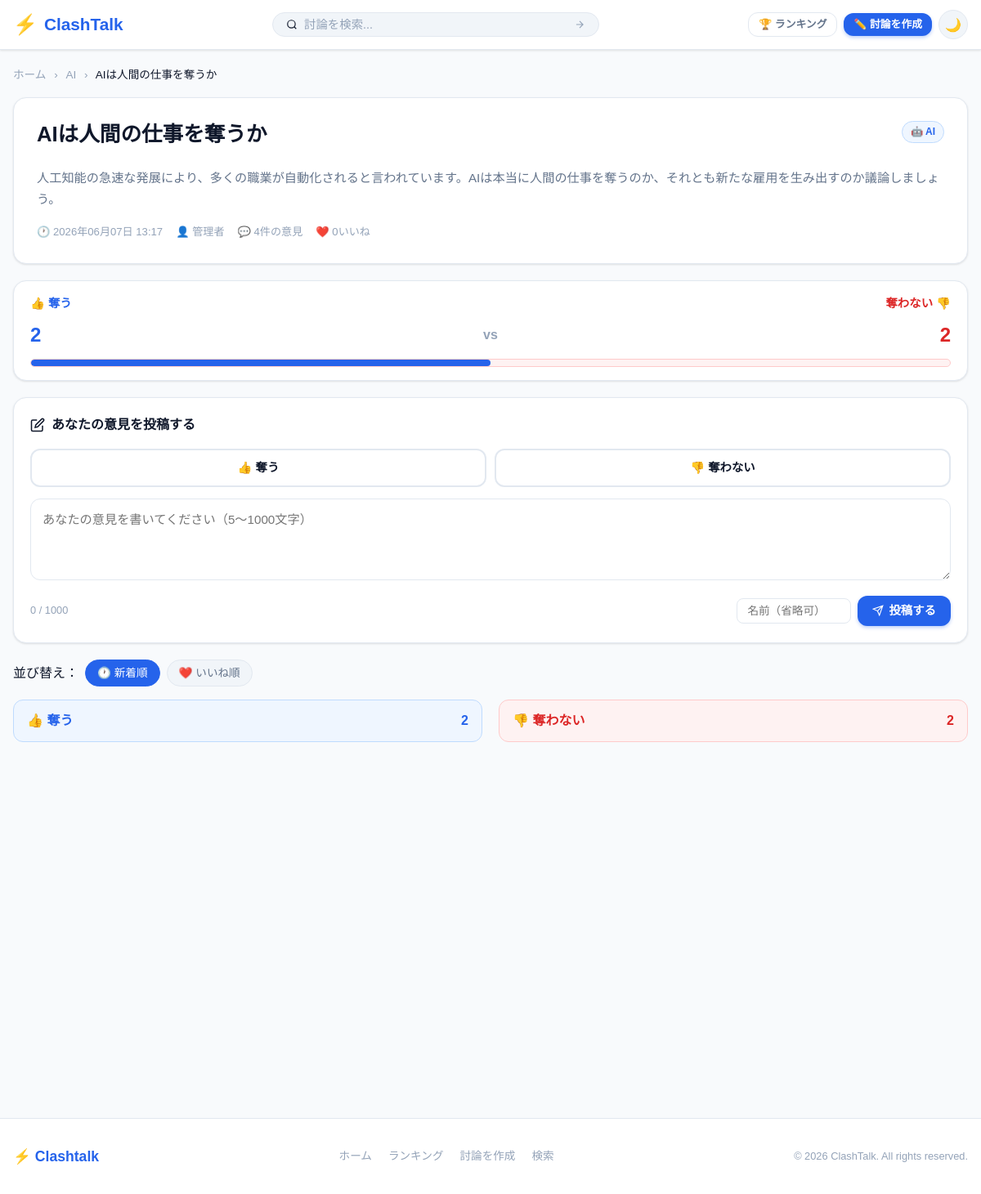
Page /2/ on the committed database.
### debates/models.py (models this page shows, shortened)
class Debate(models.Model):
    title = models.CharField('タイトル', max_length=200)
    description = models.TextField('説明')
    category = models.ForeignKey(
        Category,
        on_delete=models.SET_NULL,
        null=True,
        blank=True,
        related_name='debates',
        verbose_name='カテゴリー'
    )
    pro_label = models.CharField('賛成側名称', max_length=50, default='賛成')
    con_label = models.CharField('反対側名称', max_length=50, default='反対')
    author = models.ForeignKey(
        User,
        on_delete=models.SET_NULL,
        null=True,
        blank=True,
        related_name='debates',
        verbose_name='作成者'
    )
    session_key = models.CharField('セッションキー', max_length=40, blank=True)
    author_name = models.CharField('投稿者名', max_length=50, default='匿名')
    created_at = models.DateTimeField('作成日時', auto_now_add=True)
    updated_at = models.DateTimeField('更新日時', auto_now=True)
    is_active = models.BooleanField('公開中', default=True)
    class Meta:
        verbose_name = '討論'
        verbose_name_plural = '討論'
        ordering = ['-created_at']
        indexes = [
            models.Index(fields=['-created_at']),
            models.Index(fields=['category']),
            models.Index(fields=['is_active']),
        ]
    @property
    def total_posts(self):
        return self.posts.filter(is_active=True).count()
    @property
    def total_likes(self):
        return Like.objects.filter(post__debate=self).count()

class Category(models.Model):
    name = models.CharField('カテゴリー名', max_length=50, unique=True)
    slug = models.SlugField('スラッグ', max_length=50, unique=True)
    icon = models.CharField('アイコン（絵文字）', max_length=10, default='💬')
    description = models.TextField('説明', blank=True)
    order = models.PositiveIntegerField('表示順', default=0)
    created_at = models.DateTimeField('作成日時', auto_now_add=True)
    class Meta:
        verbose_name = 'カテゴリー'
        verbose_name_plural = 'カテゴリー'
        ordering = ['order', 'name']

### debates/views.py (the view)
# urls.py: path('<int:pk>/', views.debate_detail, name='detail'),
def debate_detail(request, pk):
    debate = get_object_or_404(Debate, pk=pk, is_active=True)
    session_key = get_or_create_session_key(request)
    post_form = PostCreateForm()
    sort = request.GET.get('sort', 'new')
    pro_posts = debate.posts.filter(side='pro', is_active=True).prefetch_related('likes', 'comments')
    con_posts = debate.posts.filter(side='con', is_active=True).prefetch_related('likes', 'comments')
    if sort == 'likes':
        pro_posts = pro_posts.annotate(like_count=Count('likes')).order_by('-like_count', '-created_at')
        con_posts = con_posts.annotate(like_count=Count('likes')).order_by('-like_count', '-created_at')
    else:
        pro_posts = pro_posts.order_by('-created_at')
        con_posts = con_posts.order_by('-created_at')
    liked_post_ids = set(
        Like.objects.filter(session_key=session_key).values_list('post_id', flat=True)
    )
    pro_posts_with_comments = []
    for post in pro_posts:
        root_comments = post.comments.filter(parent=None, is_active=True).prefetch_related('replies')
        pro_posts_with_comments.append({
            'post': post,
            'root_comments': root_comments,
            'comment_form': CommentCreateForm(),
            'liked': post.pk in liked_post_ids,
        })
    con_posts_with_comments = []
    for post in con_posts:
        root_comments = post.comments.filter(parent=None, is_active=True).prefetch_related('replies')
        con_posts_with_comments.append({
            'post': post,
            'root_comments': root_comments,
            'comment_form': CommentCreateForm(),
            'liked': post.pk in liked_post_ids,
        })
    related_debates = []
    if debate.category:
        related_debates = Debate.objects.filter(
            category=debate.category,
            is_active=True
        ).exclude(pk=pk).order_by('-created_at')[:5]
    context = {
        'debate': debate,
        'post_form': post_form,
        'pro_posts_with_comments': pro_posts_with_comments,
        'con_posts_with_comments': con_posts_with_comments,
        'related_debates': related_debates,
        'sort': sort,
        'pro_count': pro_posts.count(),
        'con_count': con_posts.count(),
        'liked_post_ids': list(liked_post_ids),
    }
    return render(request, 'debates/detail.html', context)

### debates/forms.py (shortened to what this page needs)
class PostCreateForm(forms.ModelForm):
    SIDE_CHOICES = [
        ('pro', '👍 賛成'),
        ('con', '👎 反対'),
    ]
    side = forms.ChoiceField(
        choices=SIDE_CHOICES,
        widget=forms.RadioSelect(attrs={'class': 'side-radio'}),
        label='立場を選択',
    )
    class Meta:
        model = Post
        fields = ['content', 'side']
        widgets = {
            'content': forms.Textarea(attrs={
                'class': 'form-control',
                'placeholder': 'あなたの意見を書いてください',
                'rows': 3,
                'maxlength': 1000,
            }),
        }
        labels = {
            'content': '意見',
        }

class CommentCreateForm(forms.ModelForm):
    class Meta:
        model = Comment
        fields = ['content']
        widgets = {
            'content': forms.Textarea(attrs={
                'class': 'form-control comment-input',
                'placeholder': 'コメントを入力してください',
                'rows': 2,
                'maxlength': 500,
            }),
        }
        labels = {
            'content': 'コメント',
        }

### debates/context_processors.py (called while the page is built)
def global_context(request):
    categories = Category.objects.all().order_by('order', 'name')
    return {
        'global_categories': categories,
    }

### debates/models.py (called while the page is built)
    @property
    def likes_count(self):
        return self.likes.count()

    @property
    def all_comments_count(self):
        return self.comments.filter(is_active=True).count()

### debates/views.py (called while the page is built)
def get_or_create_session_key(request):
    if not request.session.session_key:
        request.session.create()
    return request.session.session_key

### templates/debates/detail.html (shortened to what this page needs)
{% extends 'base.html' %}
{% load static %}
{% block content %}
<div style="padding: 20px 0;">
  <nav style="margin-bottom: 16px; font-size: 0.85rem; color: var(--text-muted);">
    <a href="{% url 'debates:home' %}" style="color: var(--text-muted);">ホーム</a>
    <span style="margin: 0 6px;">›</span>
    {% if debate.category %}
    <a href="{% url 'debates:category' debate.category.slug %}" style="color: var(--text-muted);">{{ debate.category.name }}</a>
    <span style="margin: 0 6px;">›</span>
    {% endif %}
    <span style="color: var(--text);">{{ debate.title|truncatechars:40 }}</span>
  </nav>
  <div class="debate-header">
    <div style="display: flex; align-items: flex-start; justify-content: space-between; gap: 12px; margin-bottom: 12px;">
      <h1 class="debate-title">{{ debate.title }}</h1>
      {% if debate.category %}
      <a href="{% url 'debates:category' debate.category.slug %}" class="badge badge-category" style="flex-shrink: 0; text-decoration: none;">
        {{ debate.category.icon }} {{ debate.category.name }}
      </a>
      {% endif %}
    </div>
    <p class="debate-description">{{ debate.description }}</p>
    <div class="debate-meta-row">
      <span style="font-size: 0.82rem; color: var(--text-muted);">
        🕐 {{ debate.created_at|date:"Y年m月d日 H:i" }}
      </span>
      <span style="font-size: 0.82rem; color: var(--text-muted);">
        👤 {{ debate.author_name }}
      </span>
      <span style="font-size: 0.82rem; color: var(--text-muted);">
        💬 {{ debate.total_posts }}件の意見
      </span>
      <span style="font-size: 0.82rem; color: var(--text-muted);">
        ❤️ {{ debate.total_likes }}いいね
      </span>
    </div>
  </div>
  <div class="score-bar-container">
    <div class="score-labels">
      <span class="score-label pro">👍 {{ debate.pro_label }}</span>
      <span class="score-label con">{{ debate.con_label }} 👎</span>
    </div>
    <div class="score-counts">
      <span class="pro-count">{{ pro_count }}</span>
      <span style="font-size: 1rem; color: var(--text-muted); align-self: center;">vs</span>
      <span class="con-count">{{ con_count }}</span>
    </div>
    <div class="score-bar">
      {% if pro_count or con_count %}
      {% with total=pro_count|add:con_count %}
      <div class="score-bar-fill"
           style="width: {% if total > 0 %}{% widthratio pro_count total 100 %}{% else %}50{% endif %}%;">
      </div>
      {% endwith %}
      {% else %}
      <div class="score-bar-fill" style="width: 50%;"></div>
      {% endif %}
    </div>
  </div>
  <div class="post-form-card">
    <h3 class="post-form-title">
      <svg width="18" height="18" viewBox="0 0 24 24" fill="none" stroke="currentColor" stroke-width="2">
        <path d="M11 4H4a2 2 0 0 0-2 2v14a2 2 0 0 0 2 2h14a2 2 0 0 0 2-2v-7"/>
        <path d="M18.5 2.5a2.121 2.121 0 0 1 3 3L12 15l-4 1 1-4 9.5-9.5z"/>
      </svg>
      あなたの意見を投稿する
    </h3>
    <form id="post-form" method="post" action="{% url 'debates:post_create' debate.pk %}" data-debate-id="{{ debate.pk }}">
      <div class="side-selector">
        <div class="side-option">
          <label for="side-pro" class="pro-label">
            👍 {{ debate.pro_label }}
          </label>
        </div>
        <div class="side-option">
          <label for="side-con" class="con-label">
            👎 {{ debate.con_label }}
          </label>
        </div>
      </div>
      <textarea
        name="content"
        class="post-textarea"
        placeholder="あなたの意見を書いてください（5〜1000文字）"
        rows="3"
        maxlength="1000"
        data-max-length="1000"
        data-counter-id="post-char-counter"
        required
      ></textarea>
      <div class="post-form-footer">
        <span class="char-counter" id="post-char-counter">0 / 1000</span>
        <div style="display: flex; gap: 8px; align-items: center;">
          <input type="text" name="author_name" placeholder="名前（省略可）" maxlength="50"
                 style="padding: 7px 12px; border: 1px solid var(--border); border-radius: var(--radius-sm); font-size: 0.85rem; background: var(--surface); color: var(--text); width: 140px;">
          <button type="submit" class="btn btn-primary">
            <svg width="14" height="14" viewBox="0 0 24 24" fill="none" stroke="currentColor" stroke-width="2">
              <path d="M22 2L11 13M22 2l-7 20-4-9-9-4 20-7z"/>
            </svg>
            投稿する
          </button>
        </div>
      </div>
    </form>
  </div>
  <div class="sort-bar" style="margin-bottom: 16px;">
    <span>並び替え：</span>
    <a href="?sort=new" class="sort-btn {% if sort == 'new' %}active{% endif %}">🕐 新着順</a>
    <a href="?sort=likes" class="sort-btn {% if sort == 'likes' %}active{% endif %}">❤️ いいね順</a>
  </div>
  <div class="debate-columns">
    <div class="debate-column">
      <div class="column-header pro">
        <span>👍 {{ debate.pro_label }}</span>
        <span class="column-count">{{ pro_count }}</span>
      </div>
      <div id="column-pro">
      </div>
    </div>
    <div class="debate-column">
      <div class="column-header con">
        <span>👎 {{ debate.con_label }}</span>
        <span class="column-count">{{ con_count }}</span>
      </div>
      <div id="column-con">
      </div>
    </div>
  </div>
</div>
{% endblock %}

### rows in the picture
Debate: category.name "AI", title "AIは人間の仕事を奪うか", category.icon "🤖", description "人工知能の急速な発展により、多くの職業が自動化されると言われています。AIは本当に人間の仕事を奪うのか、それとも新たな雇用を生み出すのか議論しましょう。", created_at "2026年06月07日 13:17", author_name "管理者", total_posts "4", total_likes "0", pro_label "奪う", con_label "奪わない"

### other values in the picture
{{ pro_count }} "2"
{{ con_count }} "2"
